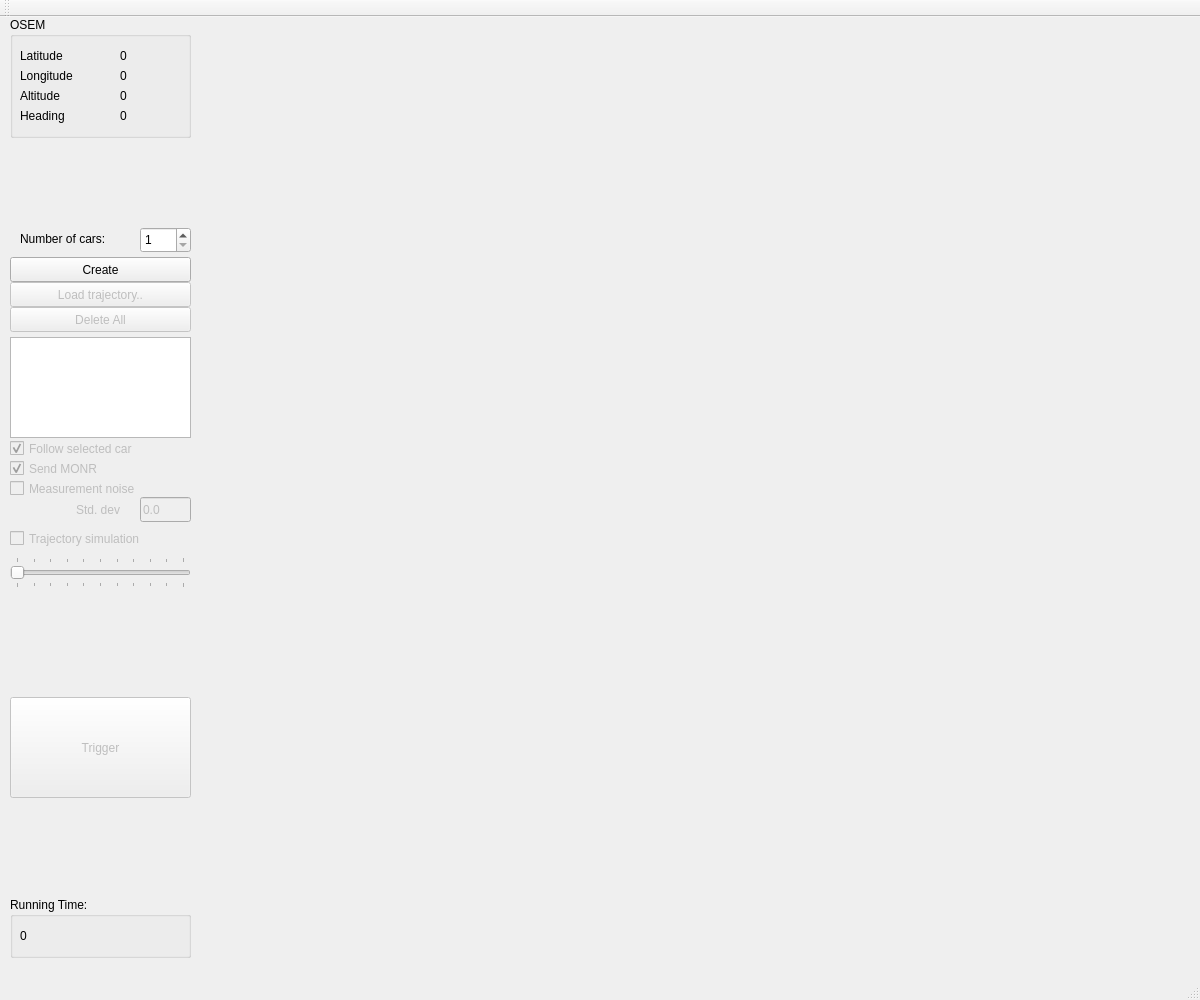
<?xml version="1.0" encoding="UTF-8"?>
<ui version="4.0">
 <class>MainWindow</class>
 <widget class="QMainWindow" name="MainWindow">
  <property name="geometry">
   <rect>
    <x>0</x>
    <y>0</y>
    <width>1200</width>
    <height>1000</height>
   </rect>
  </property>
  <property name="sizePolicy">
   <sizepolicy hsizetype="Preferred" vsizetype="Preferred">
    <horstretch>0</horstretch>
    <verstretch>0</verstretch>
   </sizepolicy>
  </property>
  <property name="minimumSize">
   <size>
    <width>600</width>
    <height>400</height>
   </size>
  </property>
  <property name="maximumSize">
   <size>
    <width>1920</width>
    <height>1080</height>
   </size>
  </property>
  <property name="windowTitle">
   <string>Virtual Object Client</string>
  </property>
  <property name="windowIcon">
   <iconset>
    <normaloff>Icons/Hashtag-96.png</normaloff>Icons/Hashtag-96.png</iconset>
  </property>
  <property name="toolTipDuration">
   <number>0</number>
  </property>
  <widget class="QWidget" name="centralWidget">
   <widget class="QGroupBox" name="groupBox">
    <property name="geometry">
     <rect>
      <x>10</x>
      <y>0</y>
      <width>181</width>
      <height>121</height>
     </rect>
    </property>
    <property name="title">
     <string>OSEM</string>
    </property>
    <widget class="QLabel" name="label">
     <property name="geometry">
      <rect>
       <x>10</x>
       <y>30</y>
       <width>91</width>
       <height>17</height>
      </rect>
     </property>
     <property name="text">
      <string>Latitude</string>
     </property>
    </widget>
    <widget class="QLabel" name="label_2">
     <property name="geometry">
      <rect>
       <x>10</x>
       <y>50</y>
       <width>91</width>
       <height>17</height>
      </rect>
     </property>
     <property name="text">
      <string>Longitude</string>
     </property>
    </widget>
    <widget class="QLabel" name="label_3">
     <property name="geometry">
      <rect>
       <x>10</x>
       <y>70</y>
       <width>91</width>
       <height>17</height>
      </rect>
     </property>
     <property name="text">
      <string>Altitude</string>
     </property>
    </widget>
    <widget class="QLabel" name="label_4">
     <property name="geometry">
      <rect>
       <x>10</x>
       <y>90</y>
       <width>91</width>
       <height>17</height>
      </rect>
     </property>
     <property name="text">
      <string>Heading</string>
     </property>
    </widget>
    <widget class="QLabel" name="lab_head">
     <property name="geometry">
      <rect>
       <x>110</x>
       <y>90</y>
       <width>91</width>
       <height>17</height>
      </rect>
     </property>
     <property name="text">
      <string>0</string>
     </property>
    </widget>
    <widget class="QLabel" name="lab_alt">
     <property name="geometry">
      <rect>
       <x>110</x>
       <y>70</y>
       <width>91</width>
       <height>17</height>
      </rect>
     </property>
     <property name="text">
      <string>0</string>
     </property>
    </widget>
    <widget class="QLabel" name="lab_lat">
     <property name="geometry">
      <rect>
       <x>110</x>
       <y>30</y>
       <width>91</width>
       <height>17</height>
      </rect>
     </property>
     <property name="text">
      <string>0</string>
     </property>
    </widget>
    <widget class="QLabel" name="lab_lon">
     <property name="geometry">
      <rect>
       <x>110</x>
       <y>50</y>
       <width>91</width>
       <height>17</height>
      </rect>
     </property>
     <property name="text">
      <string>0</string>
     </property>
    </widget>
   </widget>
   <widget class="QGroupBox" name="groupBox_2">
    <property name="geometry">
     <rect>
      <x>10</x>
      <y>880</y>
      <width>181</width>
      <height>61</height>
     </rect>
    </property>
    <property name="title">
     <string>Running Time:</string>
    </property>
    <widget class="QLabel" name="lab_runtime">
     <property name="geometry">
      <rect>
       <x>10</x>
       <y>30</y>
       <width>67</width>
       <height>17</height>
      </rect>
     </property>
     <property name="text">
      <string>0</string>
     </property>
    </widget>
   </widget>
   <widget class="QPushButton" name="init_vobj">
    <property name="geometry">
     <rect>
      <x>10</x>
      <y>240</y>
      <width>181</width>
      <height>25</height>
     </rect>
    </property>
    <property name="text">
     <string>Create</string>
    </property>
    <property name="autoDefault">
     <bool>false</bool>
    </property>
    <property name="default">
     <bool>false</bool>
    </property>
    <property name="flat">
     <bool>false</bool>
    </property>
   </widget>
   <widget class="QPushButton" name="delete_vobj">
    <property name="enabled">
     <bool>false</bool>
    </property>
    <property name="geometry">
     <rect>
      <x>10</x>
      <y>290</y>
      <width>181</width>
      <height>25</height>
     </rect>
    </property>
    <property name="text">
     <string>Delete All</string>
    </property>
    <property name="autoDefault">
     <bool>false</bool>
    </property>
    <property name="default">
     <bool>false</bool>
    </property>
    <property name="flat">
     <bool>false</bool>
    </property>
   </widget>
   <widget class="QListWidget" name="carListWidget">
    <property name="geometry">
     <rect>
      <x>10</x>
      <y>320</y>
      <width>181</width>
      <height>101</height>
     </rect>
    </property>
    <property name="selectionBehavior">
     <enum>QAbstractItemView::SelectItems</enum>
    </property>
   </widget>
   <widget class="QSpinBox" name="spinBox">
    <property name="enabled">
     <bool>true</bool>
    </property>
    <property name="geometry">
     <rect>
      <x>140</x>
      <y>210</y>
      <width>51</width>
      <height>26</height>
     </rect>
    </property>
    <property name="minimum">
     <number>1</number>
    </property>
    <property name="maximum">
     <number>100</number>
    </property>
   </widget>
   <widget class="QLabel" name="label_5">
    <property name="geometry">
     <rect>
      <x>20</x>
      <y>212</y>
      <width>111</width>
      <height>20</height>
     </rect>
    </property>
    <property name="text">
     <string>Number of cars:</string>
    </property>
   </widget>
   <widget class="QCheckBox" name="followCarBox">
    <property name="enabled">
     <bool>false</bool>
    </property>
    <property name="geometry">
     <rect>
      <x>10</x>
      <y>420</y>
      <width>181</width>
      <height>23</height>
     </rect>
    </property>
    <property name="text">
     <string>Follow selected car</string>
    </property>
    <property name="checked">
     <bool>true</bool>
    </property>
   </widget>
   <widget class="QCheckBox" name="MONR_enable">
    <property name="enabled">
     <bool>false</bool>
    </property>
    <property name="geometry">
     <rect>
      <x>10</x>
      <y>440</y>
      <width>181</width>
      <height>23</height>
     </rect>
    </property>
    <property name="text">
     <string>Send MONR</string>
    </property>
    <property name="checked">
     <bool>true</bool>
    </property>
   </widget>
   <widget class="MapWidget" name="widget" native="true">
    <property name="geometry">
     <rect>
      <x>200</x>
      <y>20</y>
      <width>991</width>
      <height>500</height>
     </rect>
    </property>
   </widget>
   <widget class="QLineEdit" name="varianceEdit">
    <property name="enabled">
     <bool>false</bool>
    </property>
    <property name="geometry">
     <rect>
      <x>140</x>
      <y>480</y>
      <width>51</width>
      <height>25</height>
     </rect>
    </property>
    <property name="contextMenuPolicy">
     <enum>Qt::DefaultContextMenu</enum>
    </property>
    <property name="text">
     <string>0.0</string>
    </property>
   </widget>
   <widget class="QCheckBox" name="measurementNoiseEnable">
    <property name="enabled">
     <bool>false</bool>
    </property>
    <property name="geometry">
     <rect>
      <x>10</x>
      <y>460</y>
      <width>181</width>
      <height>23</height>
     </rect>
    </property>
    <property name="text">
     <string>Measurement noise</string>
    </property>
   </widget>
   <widget class="QLabel" name="lab_var">
    <property name="enabled">
     <bool>false</bool>
    </property>
    <property name="geometry">
     <rect>
      <x>76</x>
      <y>483</y>
      <width>61</width>
      <height>20</height>
     </rect>
    </property>
    <property name="text">
     <string>Std. dev</string>
    </property>
   </widget>
   <widget class="QCustomPlot" name="plot1" native="true">
    <property name="geometry">
     <rect>
      <x>200</x>
      <y>520</y>
      <width>991</width>
      <height>425</height>
     </rect>
    </property>
   </widget>
   <widget class="QSlider" name="delayTimeSlider">
    <property name="enabled">
     <bool>false</bool>
    </property>
    <property name="geometry">
     <rect>
      <x>10</x>
      <y>540</y>
      <width>181</width>
      <height>31</height>
     </rect>
    </property>
    <property name="minimum">
     <number>1</number>
    </property>
    <property name="maximum">
     <number>11</number>
    </property>
    <property name="pageStep">
     <number>10</number>
    </property>
    <property name="value">
     <number>1</number>
    </property>
    <property name="sliderPosition">
     <number>1</number>
    </property>
    <property name="orientation">
     <enum>Qt::Horizontal</enum>
    </property>
    <property name="invertedAppearance">
     <bool>false</bool>
    </property>
    <property name="invertedControls">
     <bool>true</bool>
    </property>
    <property name="tickPosition">
     <enum>QSlider::TicksBothSides</enum>
    </property>
    <property name="tickInterval">
     <number>1</number>
    </property>
   </widget>
   <widget class="QCheckBox" name="trajSimBox">
    <property name="enabled">
     <bool>false</bool>
    </property>
    <property name="geometry">
     <rect>
      <x>10</x>
      <y>510</y>
      <width>171</width>
      <height>23</height>
     </rect>
    </property>
    <property name="text">
     <string>Trajectory simulation</string>
    </property>
    <property name="checked">
     <bool>false</bool>
    </property>
   </widget>
   <widget class="QPushButton" name="triggerButton">
    <property name="enabled">
     <bool>false</bool>
    </property>
    <property name="geometry">
     <rect>
      <x>10</x>
      <y>680</y>
      <width>181</width>
      <height>101</height>
     </rect>
    </property>
    <property name="text">
     <string>Trigger</string>
    </property>
   </widget>
   <widget class="QPushButton" name="loadtraj">
    <property name="enabled">
     <bool>false</bool>
    </property>
    <property name="geometry">
     <rect>
      <x>10</x>
      <y>265</y>
      <width>181</width>
      <height>25</height>
     </rect>
    </property>
    <property name="text">
     <string>Load trajectory..</string>
    </property>
   </widget>
  </widget>
  <widget class="QToolBar" name="mainToolBar">
   <attribute name="toolBarArea">
    <enum>TopToolBarArea</enum>
   </attribute>
   <attribute name="toolBarBreak">
    <bool>false</bool>
   </attribute>
  </widget>
  <widget class="QStatusBar" name="statusBar"/>
  <widget class="QMenuBar" name="menuBar">
   <property name="geometry">
    <rect>
     <x>0</x>
     <y>0</y>
     <width>1200</width>
     <height>22</height>
    </rect>
   </property>
  </widget>
  <action name="loadtrajectory">
   <property name="enabled">
    <bool>false</bool>
   </property>
   <property name="text">
    <string>Load trajectory...</string>
   </property>
  </action>
 </widget>
 <layoutdefault spacing="6" margin="11"/>
 <customwidgets>
  <customwidget>
   <class>MapWidget</class>
   <extends>QWidget</extends>
   <header>mapwidget.h</header>
   <container>1</container>
  </customwidget>
  <customwidget>
   <class>QCustomPlot</class>
   <extends>QWidget</extends>
   <header>qcustomplot.h</header>
   <container>1</container>
  </customwidget>
 </customwidgets>
 <resources/>
 <connections/>
</ui>
